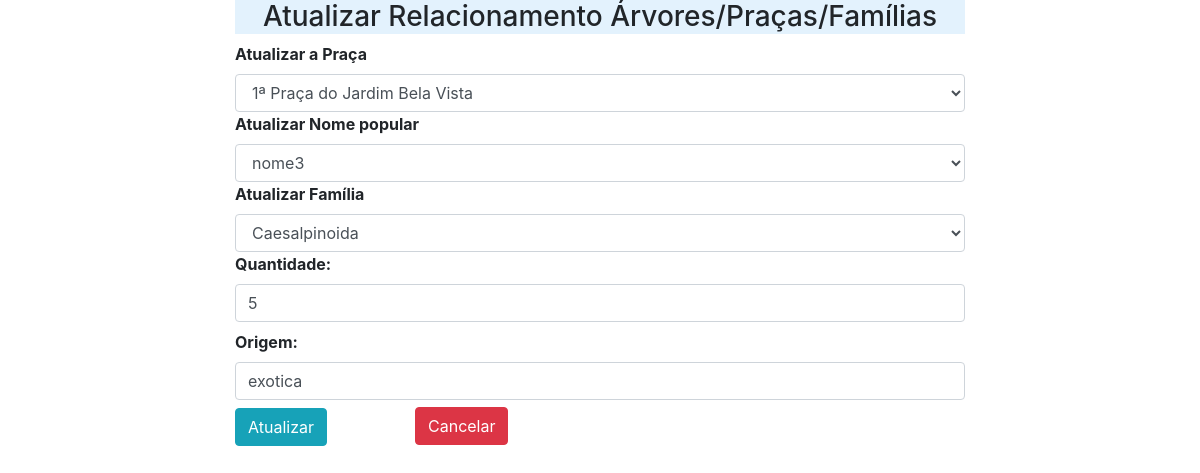
Before: /updateaddarvore/1 (signed in) with the older database file.
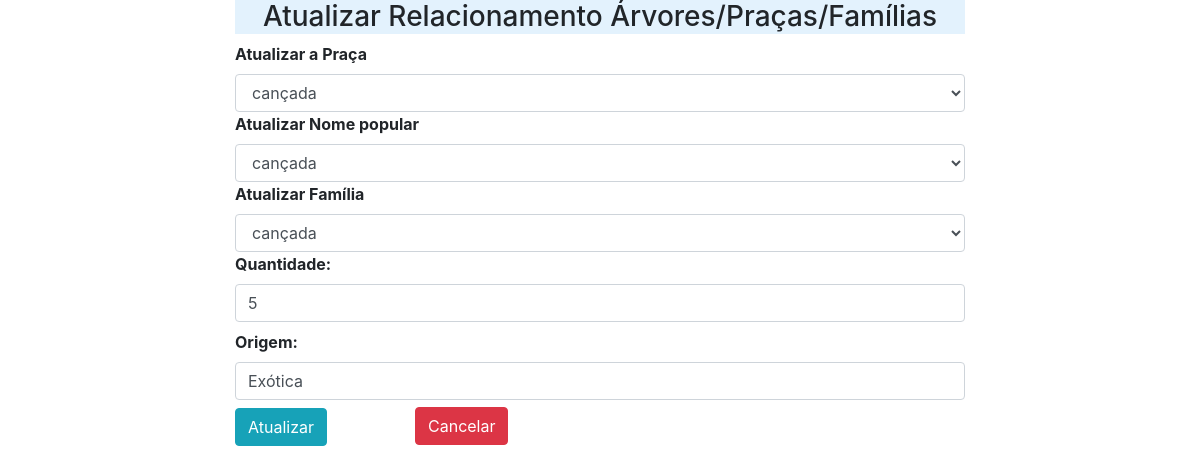
After: the same page with the newer database file.
### app_arbo/trees/models.py (models this page shows, shortened)
class Praca(db.Model):
    id=db.Column(db.Integer,primary_key=True)
    name=db.Column(db.String(30),nullable=False,unique=True)
    end=db.Column(db.String(100),nullable=False,unique=True) #teste

class Arvore (db.Model):
    id=db.Column(db.Integer,primary_key=True)
    name=db.Column(db.String(30),nullable=False,unique=True)
    especie=db.Column(db.String(100),nullable=False,unique=True) #teste

class Familia(db.Model):
    id=db.Column(db.Integer,primary_key=True)
    name=db.Column(db.String(30),nullable=False,unique=True)

class Addarvore(db.Model):
    id = db.Column(db.Integer, primary_key=True)
    qtd = db.Column(db.Integer, nullable=False)
    origem = db.Column(db.String(80), nullable=False)
    praca_id = db.Column(db.Integer, db.ForeignKey('praca.id'),nullable=False)
    praca = db.relationship('Praca', backref=db.backref('pracas', lazy=True))
    arvore_id = db.Column(db.Integer, db.ForeignKey('arvore.id'),nullable=False)
    arvore = db.relationship('Arvore', backref=db.backref('arvores', lazy=True))
    familia_id = db.Column(db.Integer, db.ForeignKey('familia.id'),nullable=False)
    familia = db.relationship('Familia', backref=db.backref('familias', lazy=True))

### app_arbo/trees/rotas.py (the view, shortened to what this page needs)
@app.route('/updateaddarvore/<int:id>', methods=['GET', 'POST'])
def updateaddarvore(id):
    if 'email' not in session:
        flash(f'Favor faça seu login no sistema.', 'success')
        return redirect(url_for('login'))
    form = Addtree(request.form)
    arvores = Arvore.query.all()
    familias = Familia.query.all()
    pracas = Praca.query.all()
    add_arvore = Addarvore.query.get_or_404(id)
    arvore = request.form.get('arvore')
    familia = request.form.get('familia')
    praca = request.form.get('praca')
    form.qtd.data = add_arvore.qtd
    form.origem.data = add_arvore.origem
    return render_template('/trees/updateaddarvore.html', title="Cadastrar Árvores", form=form, arvores=arvores, familias=familias, pracas=pracas, add_arvore=add_arvore)

### app_arbo/trees/forms.py
class Addtree(Form):
    qtd = IntegerField('Quantidade: ', [validators.DataRequired()])
    origem = StringField('Origem: ', [validators.DataRequired()])

### app_arbo/templates/trees/updateaddarvore.html (shortened to what this page needs)
{% extends 'layouts.html' %}
{% block content %}
<div class="container">
    <div class="row">
    <div class="col-md-2"></div>
    <div class="col-md-8">
        <h3 class="text-center" style="background-color: #e3f2fd;">Atualizar Relacionamento Árvores/Praças/Famílias</h3>
        {% from "_formhelpers.html" import render_field %}
        <form action="" method="POST" enctype="multipart/form-data">
            <label for="praca"><strong>Atualizar a Praça</strong></label>
                <select name="praca" id="praca" class="form-control" required>
                    <option value="{{add_arvore.praca_id}}">{{add_arvore.praca.name}}
                    {% for praca in pracas %}
                   </option>
                    {% endfor %}
                </select>
            <label for="arvore"><strong>Atualizar Nome popular</strong></label>
            <select name="arvore" id="arvore" class="form-control" required>
                <option value="{{add_arvore.arvore_id}}">{{add_arvore.arvore.name}}
                    {% for arvore in arvores %}
                <option value="{{arvore.id}}">{{arvore.name}}</option>
                    {% endfor %}
            </select>
            <label for="familia"><strong>Atualizar Família</strong> </label>
                <select name="familia" id="familia" class="form-control" required>
                    <option value="{{add_arvore.familia_id}}">{{add_arvore.familia.name}}
                    {% for familia in familias %}
                    <option value="{{familia.id}}">{{familia.name}}</option>
                    {% endfor %}
                </select>
            {{ render_field(form.qtd, class="form-control", placeholder="Atualizar Quantidade")}}
            {{ render_field(form.origem, class="form-control", placeholder="Atualizar Origem")}}
            <button type="submit" class="btn btn-info">Atualizar</button>
        </form>
        <a href="{{url_for('admin')}}" class="btn btn-danger" style="margin-top: -67px; margin-left: 180px;">Cancelar</a>
    </div>
    <div class="col-md-2"></div>
</div>
</div>
{% endblock content %}

Changed rows visible on the page:
no longer on this page (row unchanged): Praca: praca "1ª Praça do Jardim Bela Vista"
now on this page (row edited): Praca: praca "cançada"
changed Arvore: arvore "nome3" → "cançada"
changed Familia: familia "Caesalpinoida" → "cançada"
changed Addarvore: origem "exotica" → "Exótica"
